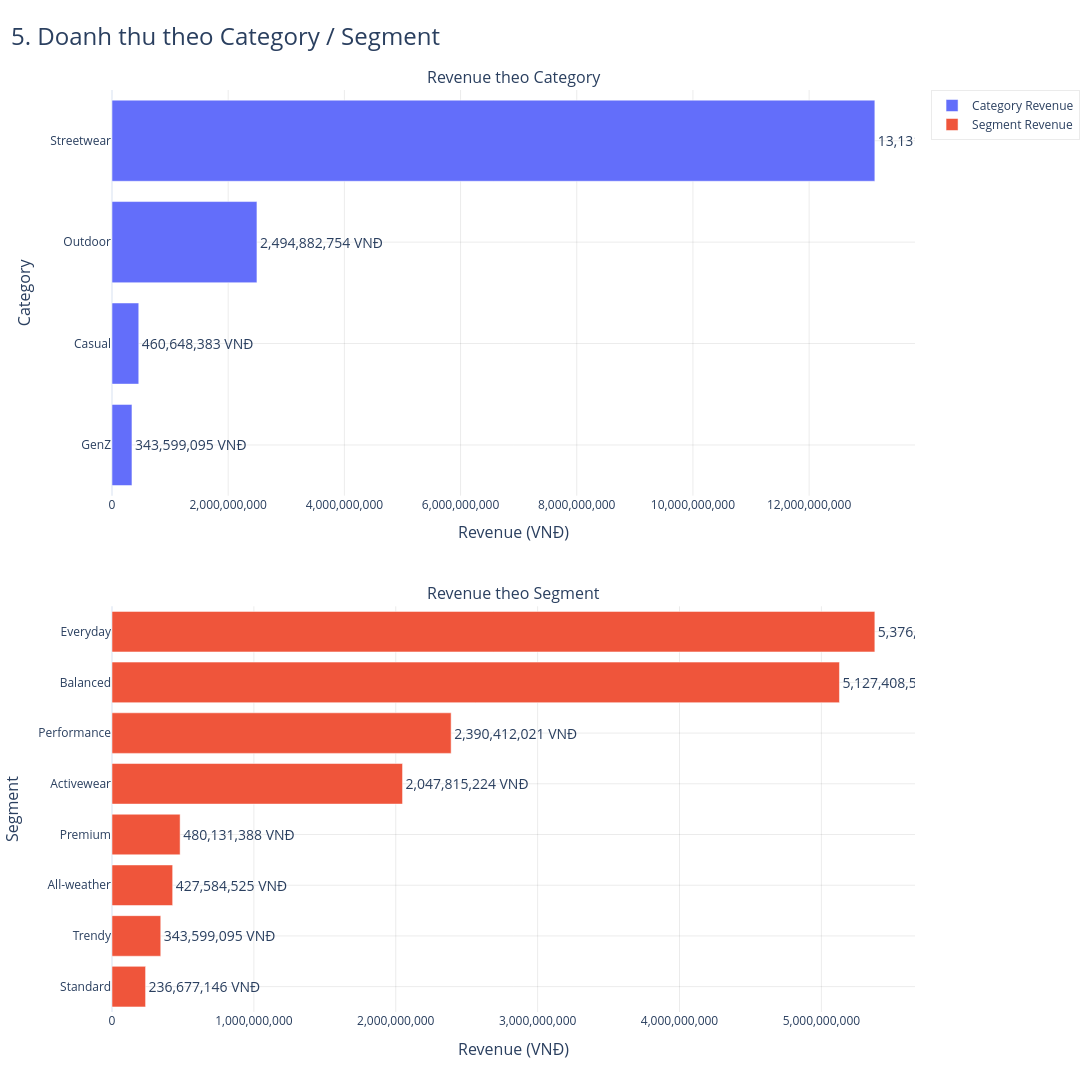

The notebook cell this image was saved under:
### Markdown cell above
## 5) Doanh thu theo Category / Segment

### Code cell
rev_cat = line_items.groupby("category", as_index=False)["Revenue"].sum().sort_values("Revenue", ascending=True)
rev_seg = line_items.groupby("segment", as_index=False)["Revenue"].sum().sort_values("Revenue", ascending=True)

fig = make_subplots(
    rows=2, cols=1,
    vertical_spacing=0.12,
    subplot_titles=("Revenue theo Category", "Revenue theo Segment")
)

fig.add_trace(
    go.Bar(
        x=rev_cat["Revenue"], y=rev_cat["category"],
        orientation="h",
        text=rev_cat["Revenue"].map(vnd_text),
        textposition="outside",
        name="Category Revenue"
    ),
    row=1, col=1
)

fig.add_trace(
    go.Bar(
        x=rev_seg["Revenue"], y=rev_seg["segment"],
        orientation="h",
        text=rev_seg["Revenue"].map(vnd_text),
        textposition="outside",
        name="Segment Revenue"
    ),
    row=2, col=1
)

fig.update_xaxes(title_text="Revenue (VNĐ)", tickformat=",.0f", row=1, col=1)
fig.update_xaxes(title_text="Revenue (VNĐ)", tickformat=",.0f", row=2, col=1)
fig.update_yaxes(title_text="Category", row=1, col=1)
fig.update_yaxes(title_text="Segment", row=2, col=1)

style_figure(fig, "5. Doanh thu theo Category / Segment", height=1150)
fig.show()

### Figure 1 — Plotly figure (JSON) as saved in the notebook; plotly's stock layout.template omitted (floating-point values rounded to 4 significant figures)
{"data": [{"name": "Category Revenue", "orientation": "h", "text": ["343,599,095 VNĐ", "460,648,383 VNĐ", "2,494,882,754 VNĐ", "13,131,346,353 VNĐ"], "textposition": "outside", "type": "bar", "x": [343600000.0, 460600000.0, 2495000000.0, 13130000000.0], "xaxis": "x", "y": ["GenZ", "Casual", "Outdoor", "Streetwear"], "yaxis": "y"}, {"name": "Segment Revenue", "orientation": "h", "text": ["236,677,146 VNĐ", "343,599,095 VNĐ", "427,584,525 VNĐ", "480,131,388 VNĐ", "2,047,815,224 VNĐ", "2,390,412,021 VNĐ", "5,127,408,523 VNĐ", "5,376,848,662 VNĐ"], "textposition": "outside", "type": "bar", "x": [236700000.0, 343600000.0, 427600000.0, 480100000.0, 2048000000.0, 2390000000.0, 5127000000.0, 5377000000.0], "xaxis": "x2", "y": ["Standard", "Trendy", "All-weather", "Premium", "Activewear", "Performance", "Balanced", "Everyday"], "yaxis": "y2"}], "layout": {"annotations": [{"font": {"size": 16}, "showarrow": false, "text": "Revenue theo Category", "x": 0.5, "xanchor": "center", "xref": "paper", "y": 1, "yanchor": "bottom", "yref": "paper"}, {"font": {"size": 16}, "showarrow": false, "text": "Revenue theo Segment", "x": 0.5, "xanchor": "center", "xref": "paper", "y": 0.44, "yanchor": "bottom", "yref": "paper"}], "font": {"size": 14}, "height": 1150, "hoverlabel": {"font": {"size": 13}}, "hovermode": "x unified", "legend": {"bgcolor": "rgba(255,255,255,0.85)", "bordercolor": "rgba(0,0,0,0.08)", "borderwidth": 1, "font": {"size": 12}, "orientation": "v", "x": 1.02, "xanchor": "left", "y": 1, "yanchor": "top"}, "margin": {"b": 80, "l": 80, "r": 170, "t": 90}, "title": {"font": {"size": 24}, "text": "5. Doanh thu theo Category / Segment", "x": 0.01, "xanchor": "left"}, "width": 1500, "xaxis": {"anchor": "y", "automargin": true, "domain": [0, 1], "gridcolor": "rgba(0,0,0,0.08)", "showgrid": true, "tickfont": {"size": 12}, "tickformat": ",.0f", "title": {"font": {"size": 16}, "text": "Revenue (VNĐ)"}}, "xaxis2": {"anchor": "y2", "automargin": true, "domain": [0, 1], "gridcolor": "rgba(0,0,0,0.08)", "showgrid": true, "tickfont": {"size": 12}, "tickformat": ",.0f", "title": {"font": {"size": 16}, "text": "Revenue (VNĐ)"}}, "yaxis": {"anchor": "x", "automargin": true, "domain": [0.56, 1], "gridcolor": "rgba(0,0,0,0.08)", "separatethousands": true, "showgrid": true, "tickfont": {"size": 12}, "title": {"font": {"size": 16}, "text": "Category"}}, "yaxis2": {"anchor": "x2", "automargin": true, "domain": [0, 0.44], "gridcolor": "rgba(0,0,0,0.08)", "separatethousands": true, "showgrid": true, "tickfont": {"size": 12}, "title": {"font": {"size": 16}, "text": "Segment"}}}}
